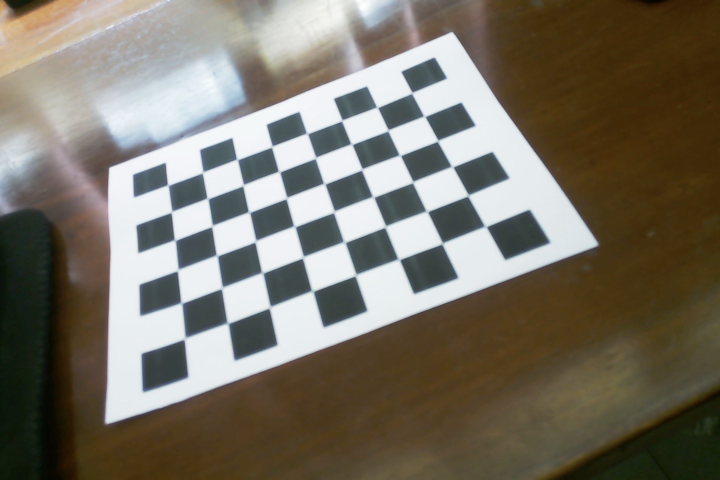
#> input picture camera_calibration_images/1.jpg, 1440 x 960 px (shown at 1/2 size); its folder holds 4 pictures in this run
$ python camera_calibration.py   (Python 2 division)
#> lines starting #> are read from the running program, lines starting #| are printed output that depends on the picture; after the words box and inside, x2 and y2 are one past the last pixel; in counts of white or black regions, pixels touching at a corner belong together
import numpy as np
import cv2 as cv
import glob

# Termination criteria
criteria = (cv.TERM_CRITERIA_EPS + cv.TERM_CRITERIA_MAX_ITER, 30, 0.001)

# Prepare object points, like (0,0,0), (1,0,0), (2,0,0), ..., (7,5,0)
objp = np.zeros((6 * 8, 3), np.float32)  # 6 rows and 8 columns
objp[:, :2] = np.mgrid[0:8, 0:6].T.reshape(-1, 2)  # 8 internal corners in x and 6 in y

# Arrays to store object points and image points from all the images
objpoints = []  # 3D point in real-world space
imgpoints = []  # 2D points in image plane

# Load images
images = glob.glob('camera_calibration_images/*.jpg')

for fname in images:
    img = cv.imread(fname)
#> img is the input picture: shape (960, 1440, 3); mean B, G, R 102.3, 115.1, 120.8
    gray = cv.cvtColor(img, cv.COLOR_BGR2GRAY)
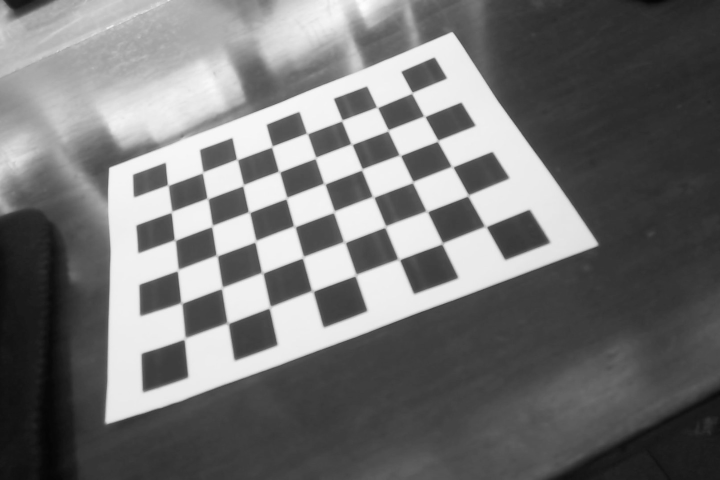
#> gray: shape (960, 1440) (shown at 1/2 size); min 4, max 253, mean 115.3

    # Find the chessboard corners (8x6 internal corners)
    ret, corners = cv.findChessboardCorners(gray, (8, 6), None)
#> ret = True; corners = 48 rows, first 8: [336.5, 370.5], [405.5, 344.9], [476.5, 321], [544, 293.5], [614.5, 267.6], [683.5, 241], [754.5, 215], [824, 186]

    # If found, add object points, image points (after refining them)
    if ret:
        objpoints.append(objp)
        corners2 = cv.cornerSubPix(gray, corners, (11, 11), (-1, -1), criteria)
#> corners2 = 48 rows, first 8: [336.1, 370.7], [405.7, 345.4], [474.5, 319.4], [544.2, 293.7], [614.6, 267.5], [684.2, 241.3], [755, 215.2], [824.4, 185.9]
        imgpoints.append(corners2)

        # Draw and display the corners
        cv.drawChessboardCorners(img, (8, 6), corners2, ret)
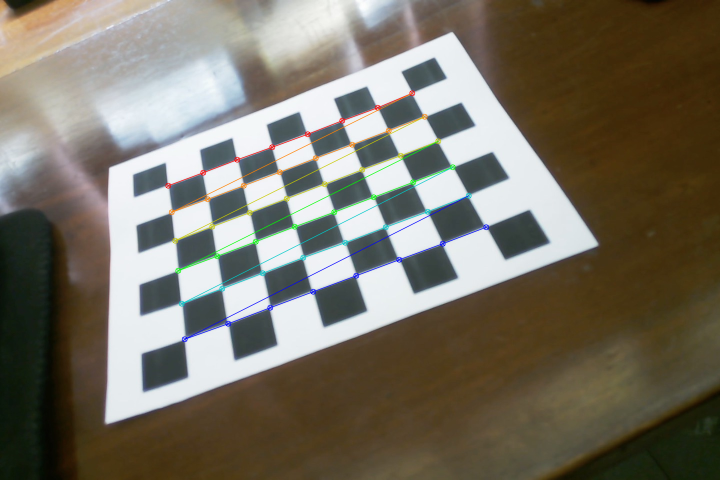
#> img: shape (960, 1440, 3) (shown at 1/2 size); 1.54% of pixels changed, all inside (x1, y1, x2, y2) = (330, 180, 979, 685)
        cv.imshow('img', img)
        cv.waitKey(500)
#> pass 2 of the loop `for fname in images:`:
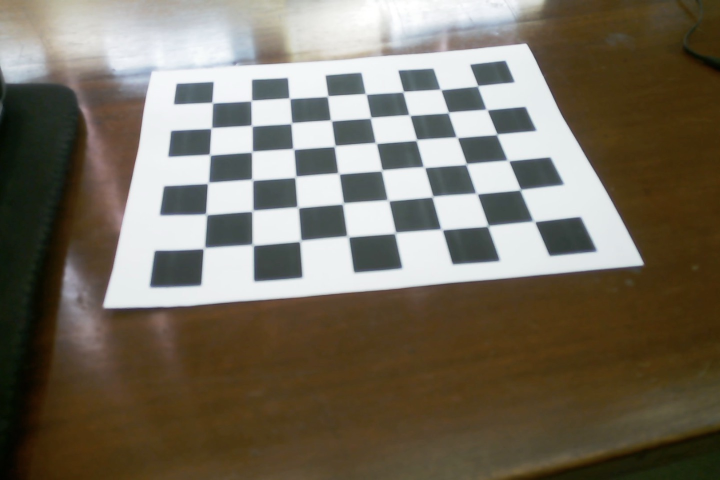
#> input picture camera_calibration_images/10.jpg, 1440 x 960 px (shown at 1/2 size)
#> img is the input picture: shape (960, 1440, 3); mean B, G, R 95.4, 110.1, 117.7
#> `gray = cv.cvtColor(img, cv.COLOR_BGR2GRAY)`:
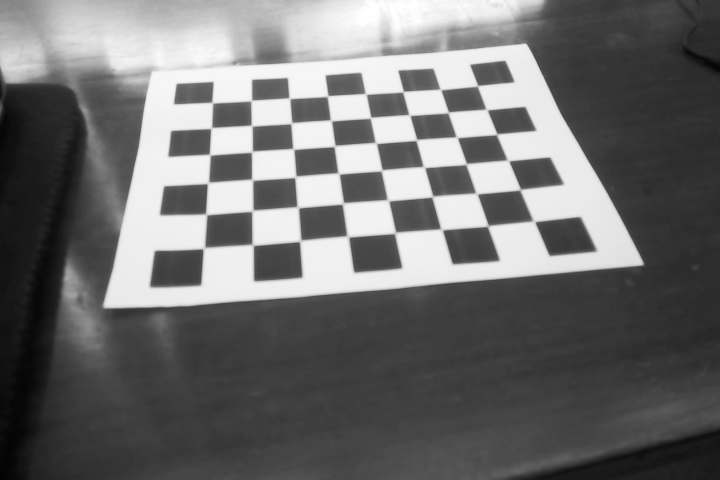
#> gray: shape (960, 1440) (shown at 1/2 size); min 2, max 255, mean 110.7
#> corners = 48 rows, first 8: [423.2, 204.2], [501.4, 203.7], [579.5, 197], [655.5, 192.5], [732, 188], [808, 185.5], [881, 179.5], [956.6, 170.4]
#> corners2 = 48 rows, first 8: [424.8, 205.8], [502.9, 201.5], [579.4, 197.2], [655.6, 192.5], [732.2, 188.5], [806.8, 183.7], [881.7, 179.7], [955.8, 171.9]
#> `cv.drawChessboardCorners(img, (8, 6), corners2, ret)`:
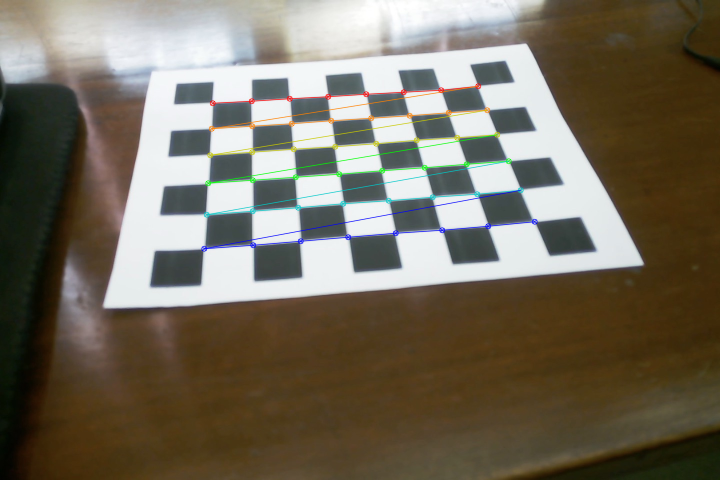
#> img: shape (960, 1440, 3) (shown at 1/2 size); 1.66% of pixels changed, all inside (x1, y1, x2, y2) = (402, 166, 1076, 504)
#> pass 3 of the loop `for fname in images:`:
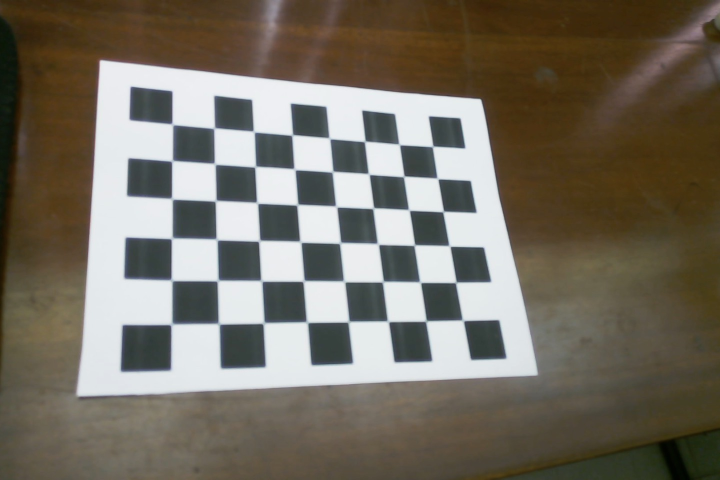
#> input picture camera_calibration_images/11.jpg, 1440 x 960 px (shown at 1/2 size)
#> img is the input picture: shape (960, 1440, 3); mean B, G, R 98.3, 110.7, 117.1
#> `gray = cv.cvtColor(img, cv.COLOR_BGR2GRAY)`:
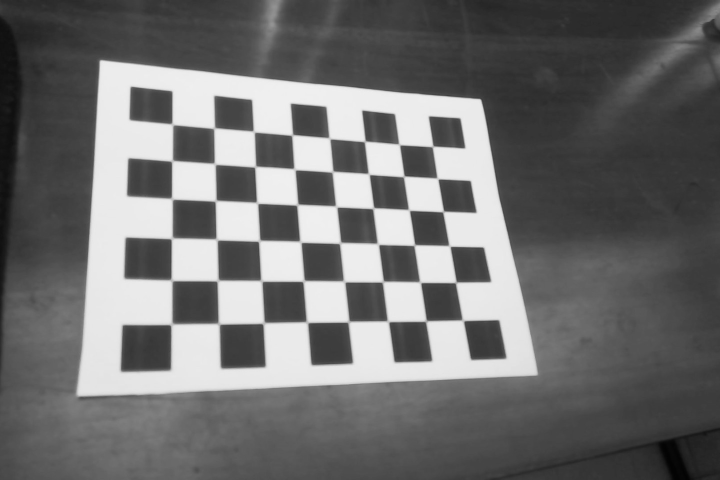
#> gray: shape (960, 1440) (shown at 1/2 size); min 2, max 241, mean 111.2
#> corners = 48 rows, first 8: [345, 249.5], [429, 256.5], [508, 263.5], [584.5, 270.5], [659.5, 276.6], [730.5, 283.4], [798.5, 289], [866.2, 293.6]
#> corners2 = 48 rows, first 8: [344.8, 248.8], [428.8, 256.7], [507.9, 263.7], [584.8, 270.4], [659.4, 277.2], [730.1, 283.2], [799, 289.5], [865.8, 293.3]
#> `cv.drawChessboardCorners(img, (8, 6), corners2, ret)`:
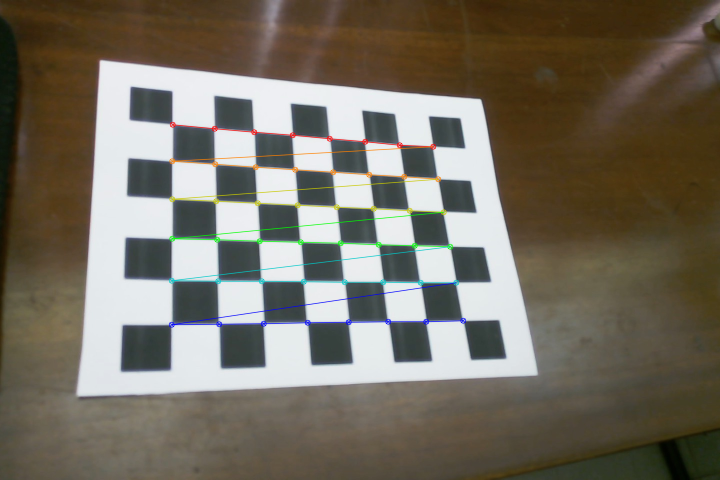
#> img: shape (960, 1440, 3) (shown at 1/2 size); 1.59% of pixels changed, all inside (x1, y1, x2, y2) = (337, 243, 933, 656)
#> the loop made 4 passes; the first 3 are shown

cv.destroyAllWindows()

# Perform camera calibration if enough points are found
if len(objpoints) > 0 and len(imgpoints) > 0:
    h, w = gray.shape[:2]
#> h = 960; w = 1440
    ret, mtx, dist, rvecs, tvecs = cv.calibrateCamera(objpoints, imgpoints, (w, h), None, None)

    # Output calibration results
    print("Camera matrix:\n", mtx)
    print("Distortion coefficients:\n", dist)

    # Save the calibration results to a YAML file
    cv_file = cv.FileStorage('calibration_data.yaml', cv.FILE_STORAGE_WRITE)
    cv_file.write('camera_matrix', mtx)
    cv_file.write('distortion_coefficients', dist)
#> (the run stopped early here; a loop or call above may not have finished)
